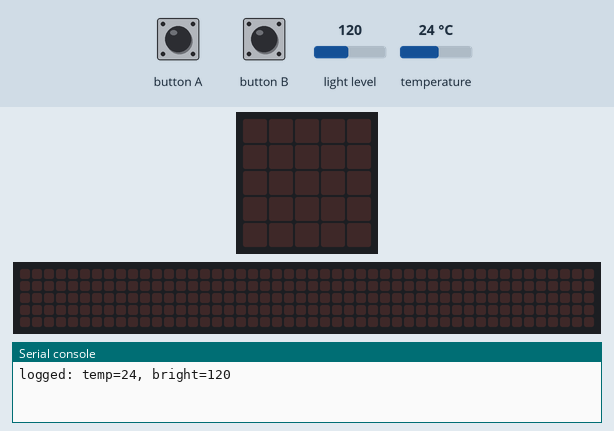
This program was run on a simulated BBC micro:bit (MakeCode). Parts: the board's 5×5 LED display, a strip that is not on the board, showing the scrolling text unrolled, the last lines printed to the serial console. The test bench sets the inputs (shaded band); at power-on: light level 120, temperature 24 °C. The 48×5 strip is a reading aid, not a part: it shows the text the display is scrolling, unrolled, one strip-width of it at a time; data-log rows are listed on the console.

Above: at 1.2 s.
1.3 s: button A pressed for 0.15 s
At 4.0 s:
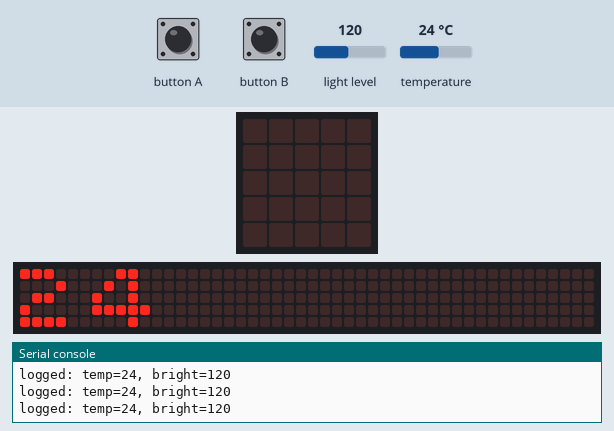
4.8 s: button B pressed for 0.15 s
At 5.1 s:
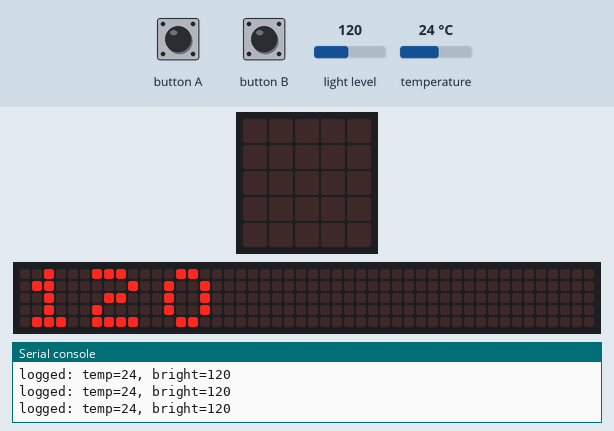
8.3 s: light level set to 5
10.0 s: temperature set to 12 °C
11.5 s: button A pressed for 0.15 s
At 14.12 s:
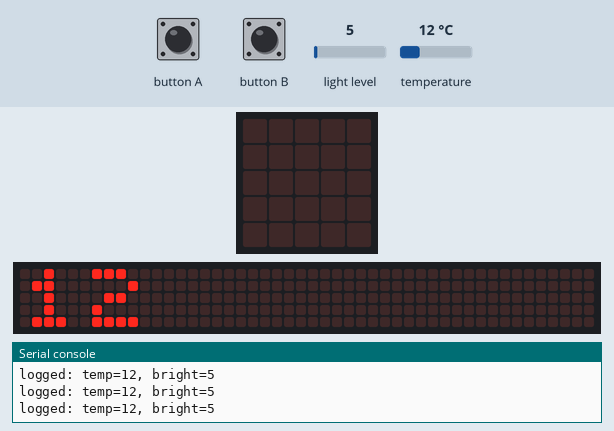
15.0 s: button B pressed for 0.15 s
At 16.1 s:
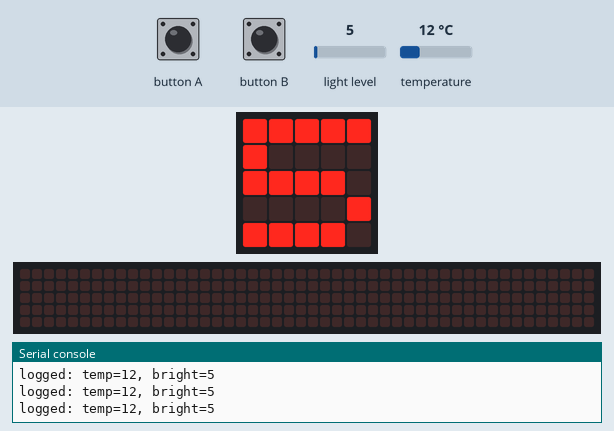
Timing chart, 0 to 17.6 s (numbered marks = the images above; inputs shaded):
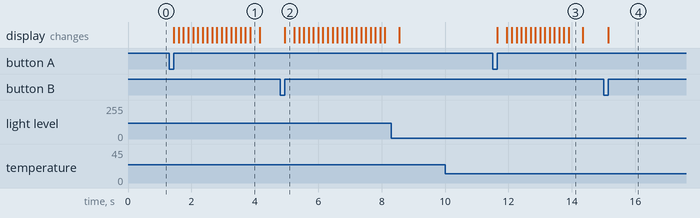

The program:

main.ts
```typescript
input.onButtonPressed(Button.A, function () {
    basic.showNumber(input.temperature())
})
input.onButtonPressed(Button.B, function () {
    basic.showNumber(input.lightLevel())
})
basic.forever(function () {
    basic.pause(1000)
    datalogger.log(
    datalogger.createCV("temp", input.temperature()),
    datalogger.createCV("bright", input.lightLevel())
    )
})
```

test.ts
```typescript
// 테스트는 여기로 이동합니다; 이 패키지가 확장으로 사용될 때 컴파일되지 않을 것 입니다.
```

Measured:
- after the input at 1.3 s, the display: changes after 0.15 s (image 1)
- after the input at 4.8 s, the display: changes after 0.15 s (image 2)
- after the input at 11.5 s, the display: changes after 0.15 s (image 3)
- after the input at 15.0 s, the display: changes after 0.15 s (image 4)
- what the display in image 3 shows lasts 0.5 s, from 13.9 s to 14.4 s
